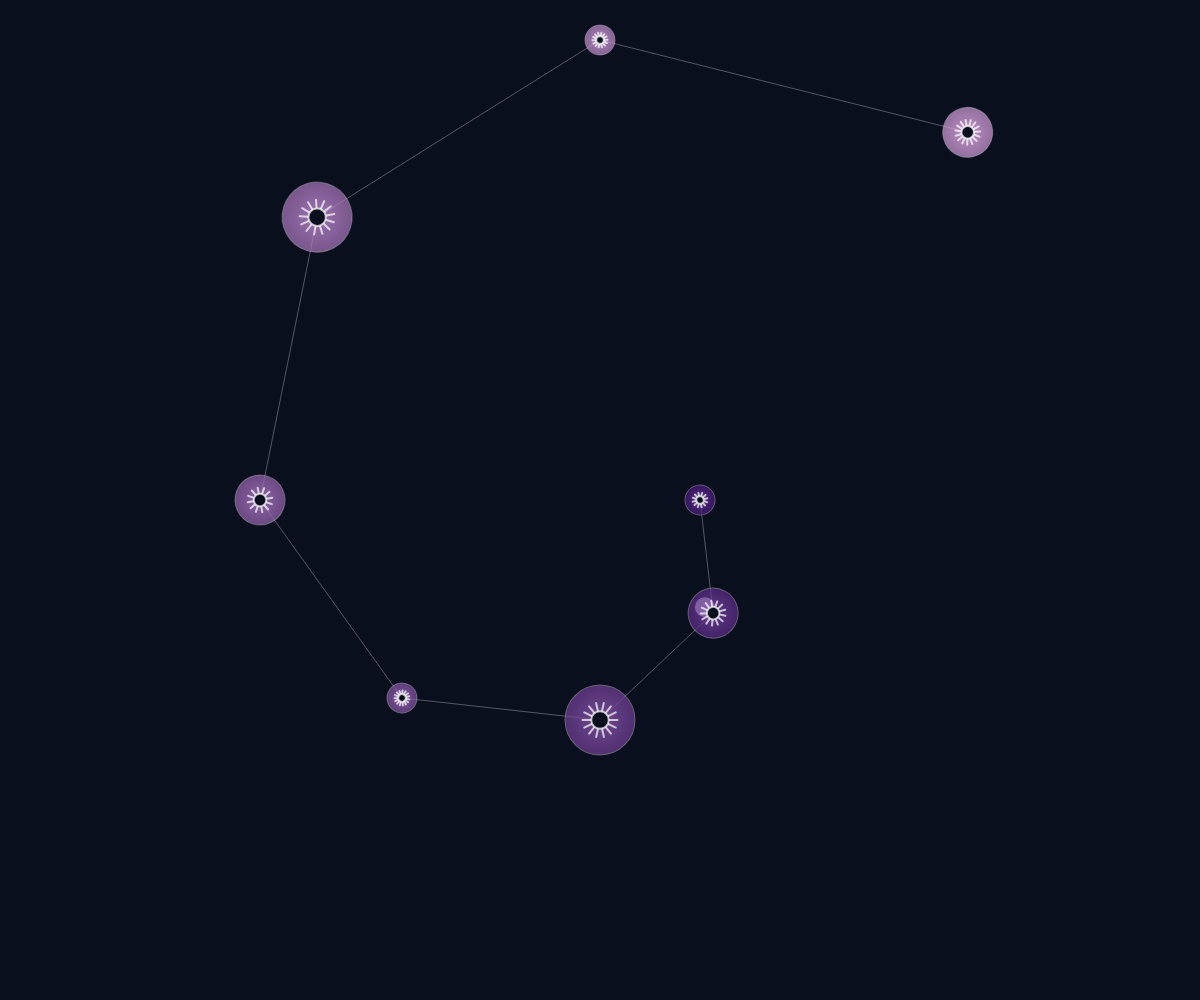
Frame 1 (no input)
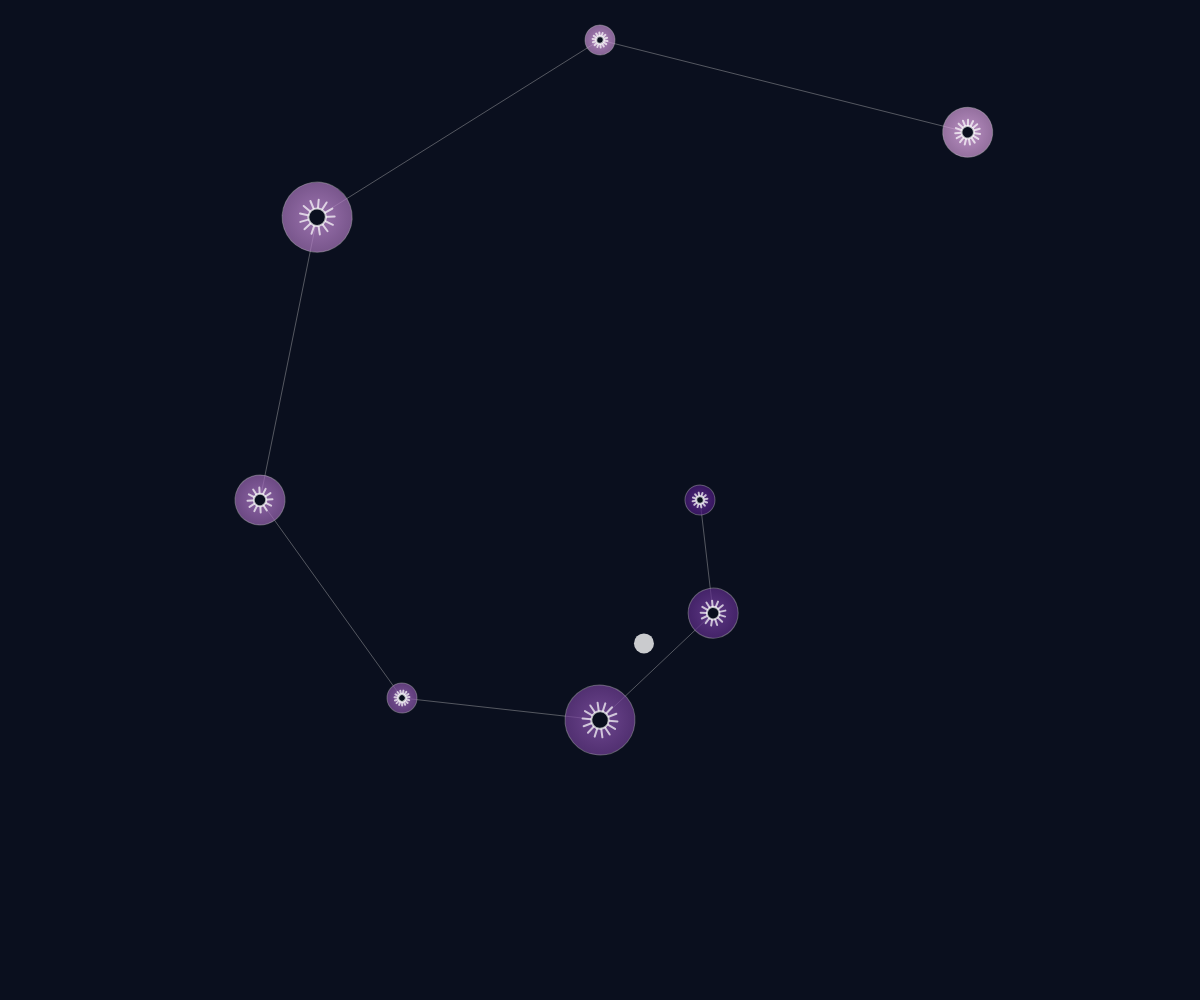
Frame 60 (no input)
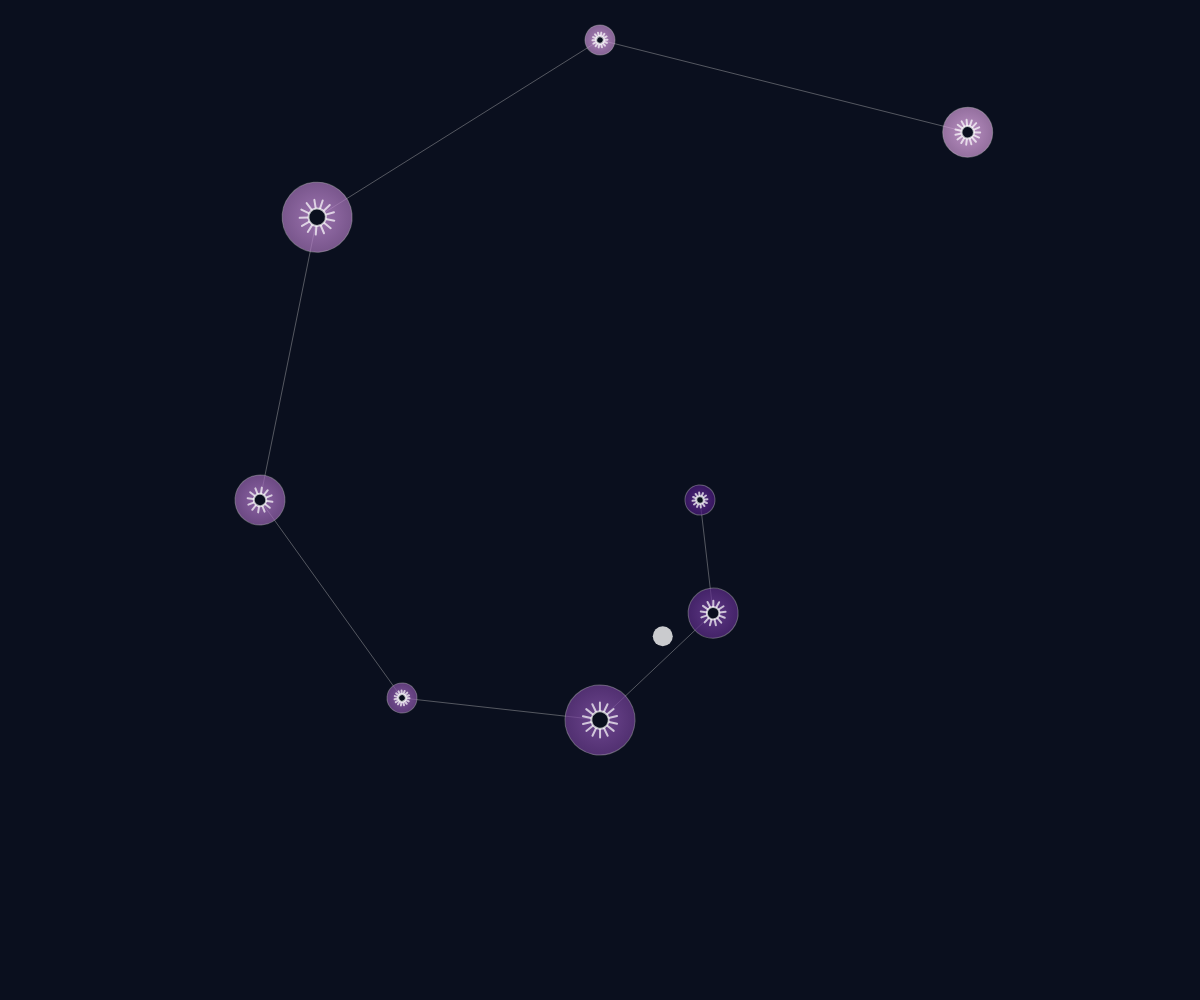
Frame 120 (the mouse pressed at the canvas centre since frame 60)

The p5.js sketch that drew these frames (run headless with seeded random() and noise() and a simulated clock; from frame 60 on, the mouse is pressed at the canvas centre):

// p5.js sketch
// ── sketch.js
let gears = [];
let pendulum;
let centerX, centerY;
let time = 0;

function setup() {
  createCanvas(windowWidth, windowHeight);
  centerX = width / 2;
  centerY = height / 2;
  
  // Create pendulum
  pendulum = {
    angle: PI/4,
    speed: 0,
    length: 150,
    radius: 10
  };
  
  // Create gears with varying sizes and speeds
  for (let i = 0; i < 8; i++) {
    let angle = map(i, 0, 8, 0, TWO_PI);
    let distance = 100 + i * 60;
    let x = centerX + cos(angle) * distance;
    let y = centerY + sin(angle) * distance;
    let size = 30 + (i % 3) * 20;
    let speed = 0.01 + (i * 0.005);
    
    gears.push({
      x: x,
      y: y,
      size: size,
      speed: speed,
      angle: angle,
      teeth: 12 + i % 4,
      rotation: random(TWO_PI),
      color: [
        map(i, 0, 8, 100, 255),
        map(i, 0, 8, 50, 200),
        map(i, 0, 8, 150, 255)
      ]
    });
  }
}

function draw() {
  background(10, 15, 30);
  
  // Update pendulum
  time += 0.02;
  pendulum.angle = PI/4 + sin(time) * PI/6;
  pendulum.speed = sin(time) * 0.05;
  
  // Draw pendulum bob
  let bobX = centerX + cos(pendulum.angle) * pendulum.length;
  let bobY = centerY + sin(pendulum.angle) * pendulum.length;
  
  noStroke();
  fill(255, 200);
  ellipse(bobX, bobY, pendulum.radius * 2);
  
  // Draw gear connections
  stroke(200, 100);
  strokeWeight(1);
  for (let i = 0; i < gears.length - 1; i++) {
    let g1 = gears[i];
    let g2 = gears[i + 1];
    
    // Connect gears in a chain
    line(g1.x, g1.y, g2.x, g2.y);
  }
  
  // Draw and animate gears
  for (let i = 0; i < gears.length; i++) {
    let gear = gears[i];
    
    // Update gear rotation based on pendulum
    gear.rotation += gear.speed * (pendulum.speed + 0.01) * 2;
    
    // Draw gear with dynamic color
    drawGear(gear);
  }
}

function drawGear(gear) {
  push();
  translate(gear.x, gear.y);
  rotate(gear.rotation);
  
  // Draw gear body with gradient
  let gradient = drawingContext.createRadialGradient(0, 0, 0, 0, 0, gear.size);
  gradient.addColorStop(0, color(gear.color[0], gear.color[1], gear.color[2], 200));
  gradient.addColorStop(1, color(gear.color[0] - 50, gear.color[1] - 50, gear.color[2] - 50, 150));
  
  drawingContext.fillStyle = gradient;
  ellipse(0, 0, gear.size);
  
  // Draw teeth
  noFill();
  stroke(255, 180);
  strokeWeight(2);
  for (let i = 0; i < gear.teeth; i++) {
    let angle = map(i, 0, gear.teeth, 0, TWO_PI);
    let toothX = cos(angle) * (gear.size/2 - 5);
    let toothY = sin(angle) * (gear.size/2 - 5);
    
    // Draw tooth
    push();
    rotate(angle);
    line(0, 0, 0, -gear.size/4);
    pop();
  }
  
  // Draw center hole
  fill(10, 15, 30);
  ellipse(0, 0, gear.size/4);
  
  pop();
}

function windowResized() {
  resizeCanvas(windowWidth, windowHeight);
  centerX = width / 2;
  centerY = height / 2;
}
